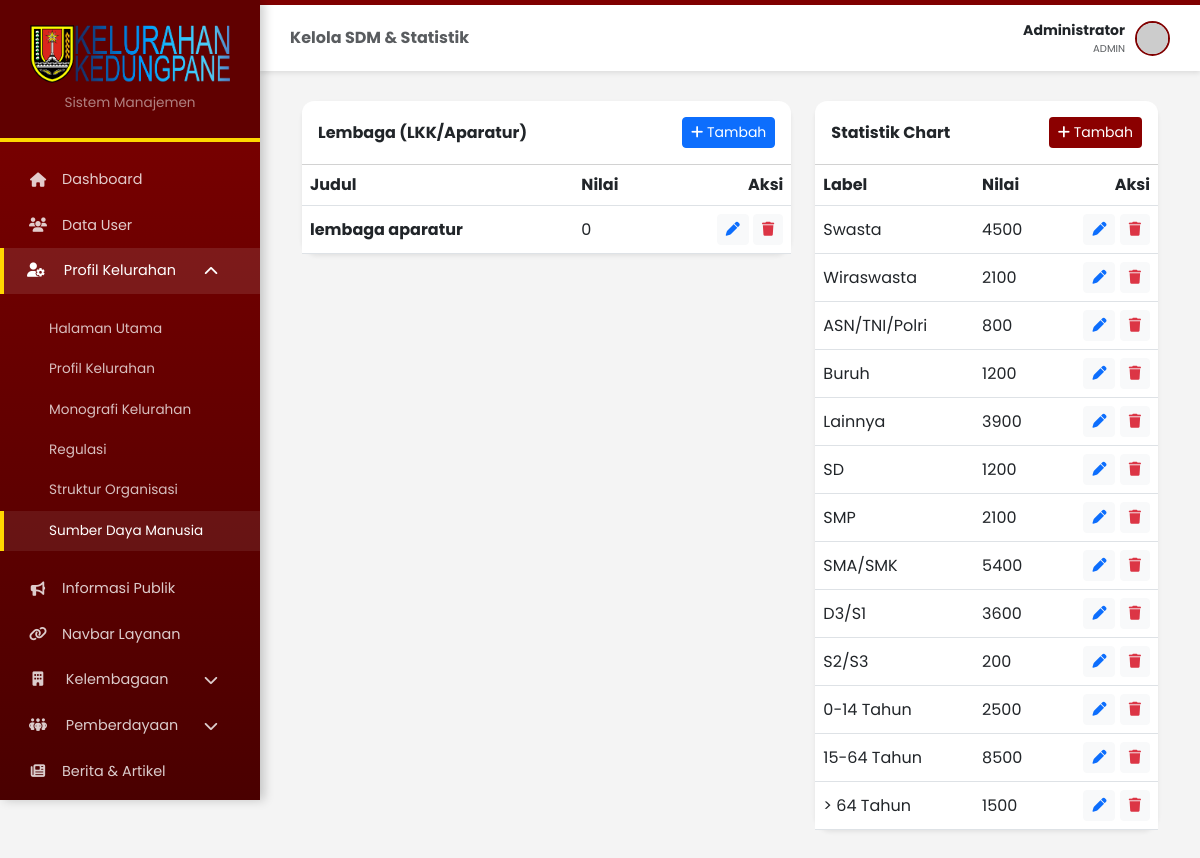
Page /admin/admin_sdm.php (signed in) on the committed database.
### tables this page shows
CREATE TABLE `sdm_kelurahan` (
  `id` int(11) NOT NULL,
  `tipe` enum('aparatur','lkk') NOT NULL,
  `judul` varchar(100) NOT NULL,
  `nilai` varchar(50) NOT NULL,
  `deskripsi` text DEFAULT NULL,
  `ikon` varchar(50) DEFAULT NULL
);

CREATE TABLE `statistik_kelurahan` (
  `id` int(11) NOT NULL,
  `kategori` varchar(50) DEFAULT NULL,
  `label` varchar(100) NOT NULL,
  `nilai` varchar(50) NOT NULL,
  `ikon` varchar(50) DEFAULT NULL,
  `urutan` int(11) DEFAULT 0,
  `updated_at` timestamp NOT NULL DEFAULT current_timestamp() ON UPDATE current_timestamp()
);

### admin/admin_sdm.php (the view, shortened to what this page needs)
<?php
require_once __DIR__ . '/auth.php';
$data_sdm = mysqli_query($conn, "SELECT * FROM sdm_kelurahan ORDER BY tipe DESC");
$data_stat = mysqli_query($conn, "SELECT * FROM statistik_kelurahan ORDER BY kategori ASC, urutan ASC");
include 'admin_header.php';
?>
<div class="container-fluid mb-5">
    <div class="row g-4">
        <div class="col-md-7">
            <div class="card border-0 shadow-sm rounded-4">
                <div class="card-header bg-white py-3 d-flex justify-content-between align-items-center">
                    <h6 class="fw-bold mb-0">Lembaga (LKK/Aparatur)</h6>
                    <button class="btn btn-sm btn-primary" data-bs-toggle="modal" data-bs-target="#modalTambahSDM">
                        <i class="fa-solid fa-plus"></i> Tambah
                    </button>
                </div>
                <div class="table-responsive">
                    <table class="table table-hover align-middle mb-0">
                        <thead><tr><th>Judul</th><th>Nilai</th><th class="text-end">Aksi</th></tr></thead>
                        <tbody>
                            <?php while($r1 = mysqli_fetch_assoc($data_sdm)): ?>
                            <tr>
                                <td><b><?= $r1['judul'] ?></b></td>
                                <td><?= $r1['nilai'] ?></td>
                                <td class="text-end">
                                    <button class="btn btn-sm btn-light text-primary" data-bs-toggle="modal" data-bs-target="#modalEditSDM<?= $r1['id'] ?>"><i class="fa-solid fa-pen"></i></button>
                                    <a href="?hapus_sdm=<?= $r1['id'] ?>" class="btn btn-sm btn-light text-danger btn-hapus" title="Hapus"><i class="fa-solid fa-trash"></i></a>
                                </td>
                            </tr>
                            <?php endwhile; ?>
                        </tbody>
                    </table>
                </div>
            </div>
        </div>
        <div class="col-md-5">
            <div class="card border-0 shadow-sm rounded-4">
                <div class="card-header bg-white py-3 d-flex justify-content-between align-items-center">
                    <h6 class="fw-bold mb-0">Statistik Chart</h6>
                    <button class="btn btn-sm text-white" style="background-color: #8B0000;" data-bs-toggle="modal" data-bs-target="#modalTambahStat">
                        <i class="fa-solid fa-plus"></i> Tambah
                    </button>
                </div>
                <div class="table-responsive">
                    <table class="table table-hover align-middle mb-0">
                        <thead><tr><th>Label</th><th>Nilai</th><th class="text-end">Aksi</th></tr></thead>
                        <tbody>
                            <?php
                            mysqli_data_seek($data_stat, 0);
                            while($r2 = mysqli_fetch_assoc($data_stat)): ?>
                            <tr>
                                <td><?= $r2['label'] ?></td>
                                <td><?= $r2['nilai'] ?></td>
                                <td class="text-end">
                                    <button class="btn btn-sm btn-light text-primary" data-bs-toggle="modal" data-bs-target="#modalEditStat<?= $r2['id'] ?>"><i class="fa-solid fa-pen"></i></button>
                                    <a href="?hapus_stat=<?= $r2['id'] ?>" class="btn btn-sm btn-light text-danger btn-hapus" title="Hapus"><i class="fa-solid fa-trash"></i></a>
                                </td>
                            </tr>
                            <?php endwhile; ?>
                        </tbody>
                    </table>
                </div>
            </div>
        </div>
    </div>
</div>
<?php include 'admin_footer.php'; ?>

### admin/admin_styles.css (style rules this page uses)
:root { --maroon-dark: #4a0000; --maroon-bright: #800000; --maroon-header: #600000; --gold: #ffd700; --bg-light: #f4f4f4; }
* { margin: 0; padding: 0; box-sizing: border-box; }
body { font-family: 'Poppins', sans-serif; background-color: var(--bg-light); display: flex; min-height: 100vh; }
.table-responsive { overflow-x: auto; -webkit-overflow-scrolling: touch; }
.card { border-radius: 0.75rem; }
.card-header { border-radius: 0.75rem 0.75rem 0 0 !important; }

### rows in the picture
sdm_kelurahan: judul "lembaga aparatur", nilai "0"
statistik_kelurahan: label "Swasta", nilai "4500"
statistik_kelurahan: label "Wiraswasta", nilai "2100"
statistik_kelurahan: label "ASN/TNI/Polri", nilai "800"
statistik_kelurahan: label "Buruh", nilai "1200"
statistik_kelurahan: label "Lainnya", nilai "3900"
statistik_kelurahan: label "SD", nilai "1200"
statistik_kelurahan: label "SMP", nilai "2100"
statistik_kelurahan: label "SMA/SMK", nilai "5400"
statistik_kelurahan: label "D3/S1", nilai "3600"
statistik_kelurahan: label "S2/S3", nilai "200"
statistik_kelurahan: label "0-14 Tahun", nilai "2500"
statistik_kelurahan: label "15-64 Tahun", nilai "8500"
statistik_kelurahan: label "> 64 Tahun", nilai "1500"

### other values in the picture
$page_title "Kelola SDM & Statistik"
$_SESSION['nama'] "Administrator"
$_SESSION['role'] "ADMIN"
